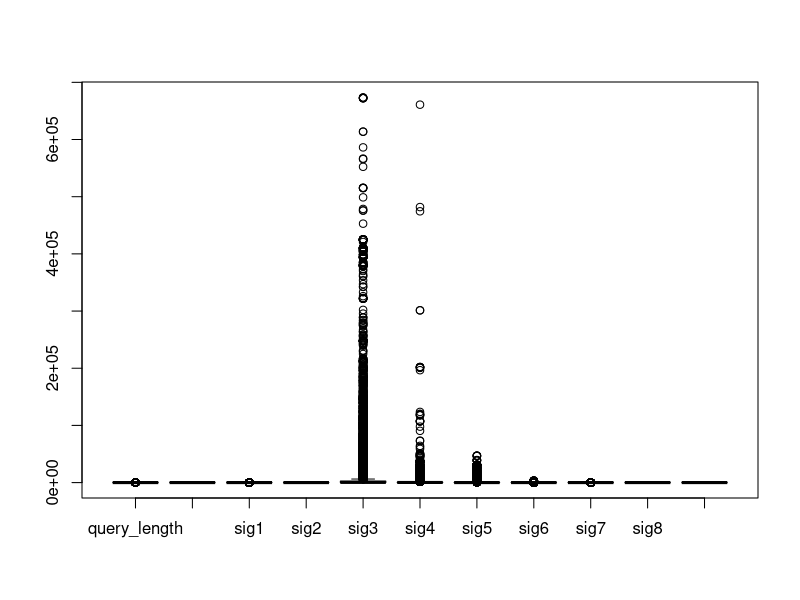
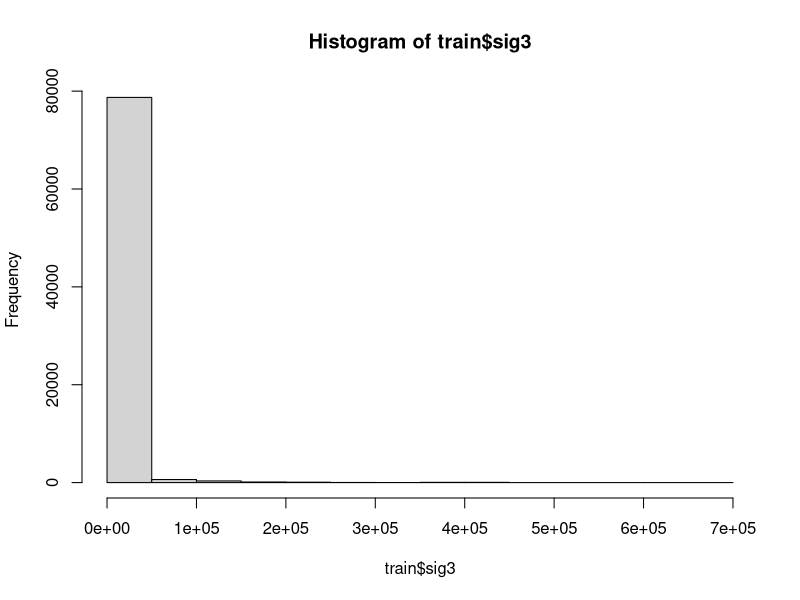
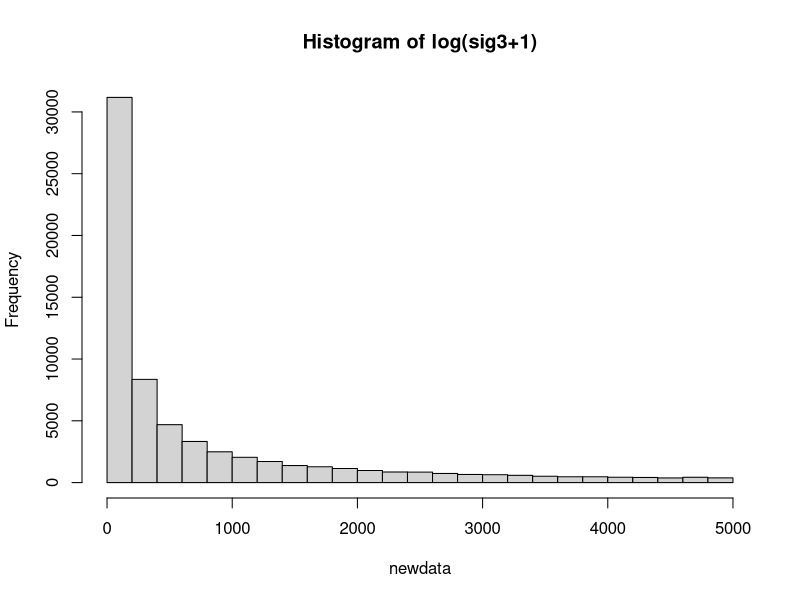
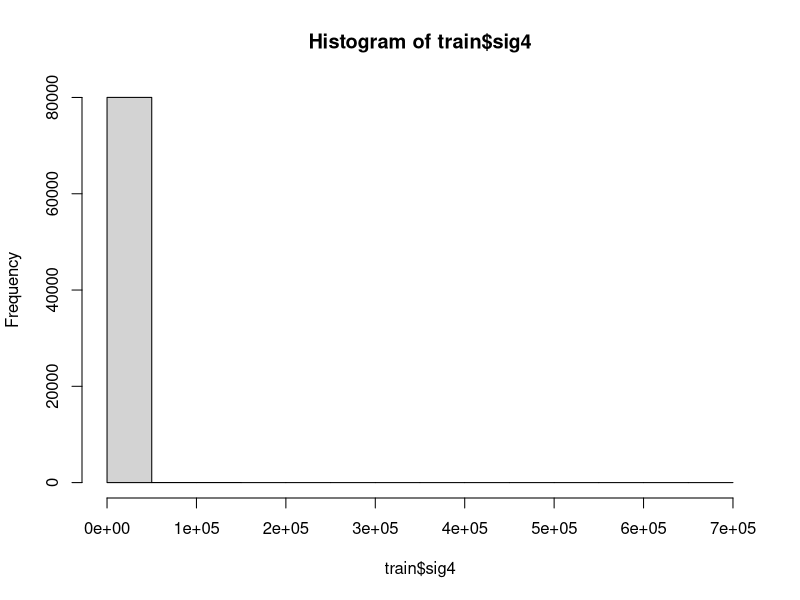
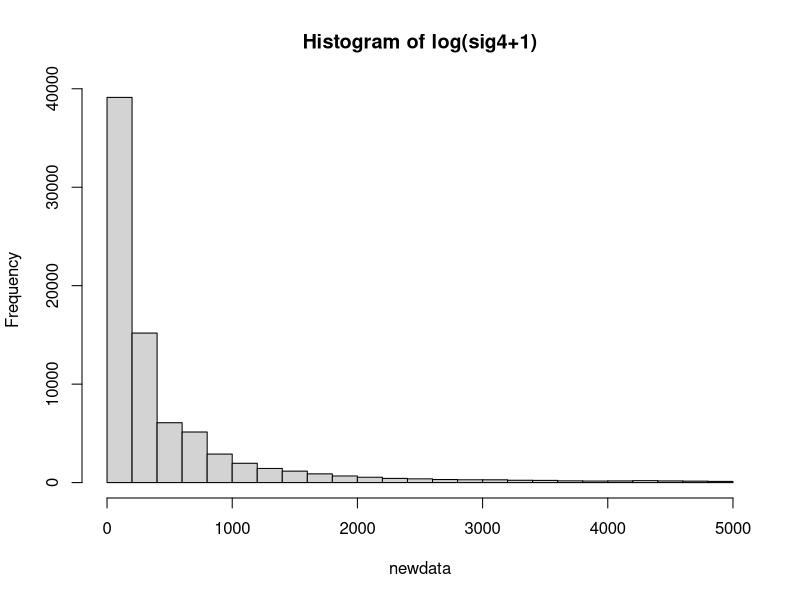
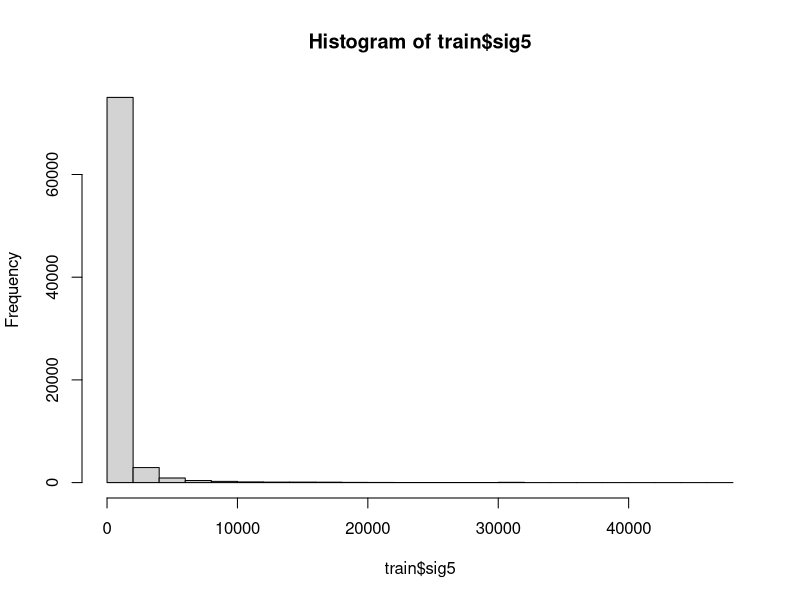
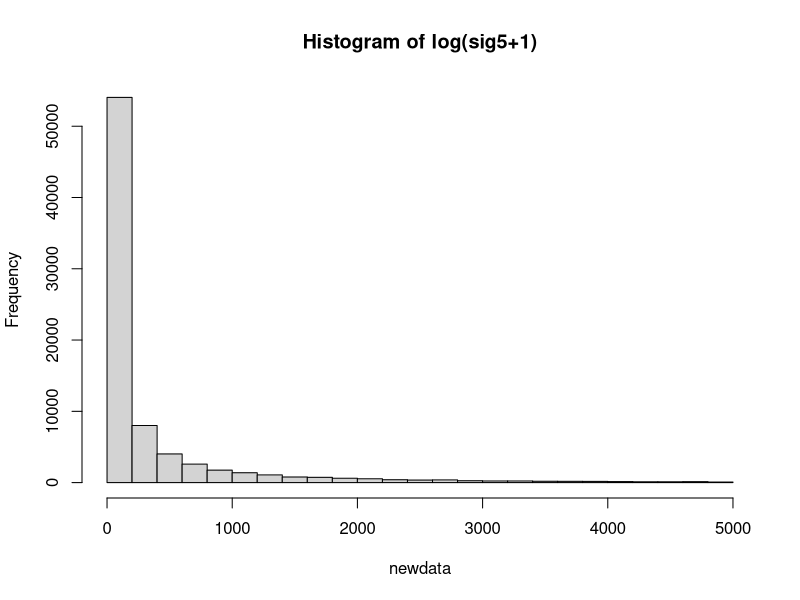
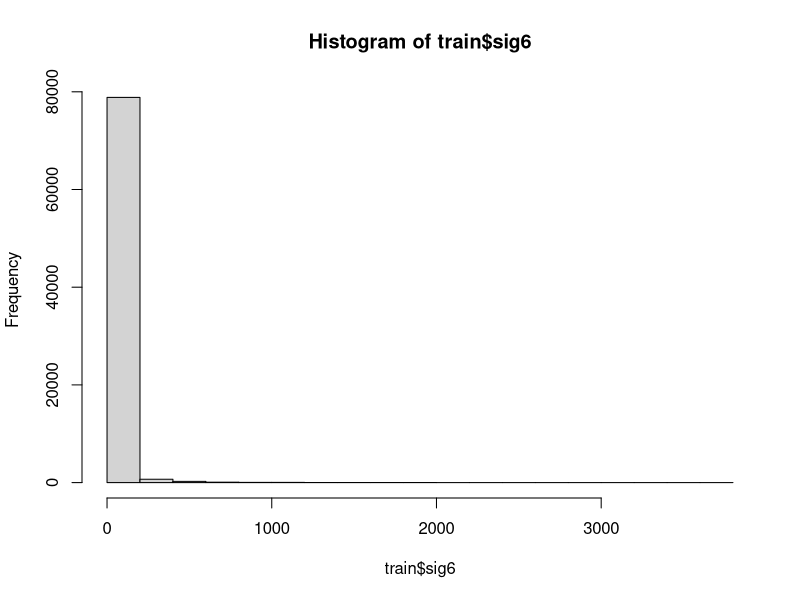

The R source for these figures, in order:
library(caret)

train <- read.csv(file="training.csv")
test <- read.csv(file="test.csv")

# Box plot showing the outliers
boxplot(train[,3:13])

hist(train$sig3)
data <- array(train$sig3)
newdata <- data[ which(data <5000)]
hist(newdata, main = paste("Histogram of log(sig3+1)"))

hist(train$sig4)
data <- array(train$sig4)
newdata <- data[ which(data <5000)]
hist(newdata, main = paste("Histogram of log(sig4+1)"))

hist(train$sig5)
data <- array(train$sig5)
newdata <- data[ which(data <5000)]
hist(newdata, main = paste("Histogram of log(sig5+1)"))

hist(train$sig6)
data <- array(train$sig6)
newdata <- data[ which(data <500)]
hist(newdata, main = paste("Histogram of log(sig6)+1"))

#input$relevance <- as.factor(input$relevance)
#input$is_homepage <- as.factor(input$is_homepage)

train$sig3 = log(train$sig3+1)
train$sig4 = log(train$sig4+1)
train$sig5 = log(train$sig5+1)
train$sig6 = log(train$sig6+1)

input = train[,3:13]

numericInput <- input

# No need to remove factors, use them as numbers
#numericInput = input[, -c(2, 11)]

names(numericInput)
covar = cor(numericInput)

# testing sig3 and sig5
cor.test(numericInput[,c(4)],numericInput[,c(6)])
# testing sig5 and sig6
cor.test(numericInput[,c(6)],numericInput[,c(7)])

comboInfo <- findLinearCombos(numericInput) 
comboInfo # no linear dependence found

nzv <- nearZeroVar(numericInput, saveMetrics= TRUE)
nzv # None of the variables are problematic - having near zero variance

prop.table(table(input$relevance))# enough observations for each class of response variable

summary(input)
dim(input)


# outlierKD(input, query_length) # 7910 - 11%
# outlierKD(input, is_homepage) # 0
# outlierKD(input, relevance) # 0
# outlierKD(input, sig1) # 3816 - 5%
# outlierKD(input, sig2) # 0
# outlierKD(input, sig3) # 11705 - 17%
# outlierKD(input, sig4) # 7967 - 11%
# outlierKD(input, sig5) # 11159 - 16.2%
# outlierKD(input, sig6) # 14942 - 23%
# outlierKD(input, sig7) # 173 - 0.2%
# outlierKD(input, sig8) # 0
# # Outliers - Thanks to https://www.r-bloggers.com/identify-describe-plot-and-remove-the-outliers-from-the-dataset/
# outlierKD <- function(dt, var) {
#   var_name <- eval(substitute(var),eval(dt))
#   na1 <- sum(is.na(var_name))
#   m1 <- mean(var_name, na.rm = T)
#   par(mfrow=c(2, 2), oma=c(0,0,3,0))
#   boxplot(var_name, main="With outliers")
#   hist(var_name, main="With outliers", xlab=NA, ylab=NA)
#   outlier <- boxplot.stats(var_name)$out
#   mo <- mean(outlier)
#   var_name <- ifelse(var_name %in% outlier, NA, var_name)
#   boxplot(var_name, main="\n\nWithout outliers")
#   hist(var_name, main="\n\nWithout outliers", xlab=NA, ylab=NA)
#   title("\n\nOutlier Check", outer=TRUE)
#   na2 <- sum(is.na(var_name))
#   cat("\n\nOutliers identified:", na2 - na1, "n")
#   cat("\n\nPropotion (%) of outliers:", round((na2 - na1) / sum(!is.na(var_name))*100, 1), "n")
#   cat("\n\nMean of the outliers:", round(mo, 2), "n")
#   m2 <- mean(var_name, na.rm = T)
#   cat("\n\nMean without removing outliers:", round(m1, 2), "n")
#   cat("\n\nMean if we remove outliers:", round(m2, 2), "n")
#   response <- readline(prompt="\n\nDo you want to remove outliers and to replace with NA? [yes/no]: ")
#   if(response == "y" | response == "yes"){
#     dt[as.character(substitute(var))] <- invisible(var_name)
#     assign(as.character(as.list(match.call())$dt), dt, envir = .GlobalEnv)
#     cat("\n\n Outliers successfully removed", "n")
#     return(invisible(dt))
#   } else{
#     cat("\n\n Nothing changed", "n")
#     return(invisible(var_name))
#   }
# }
# 
